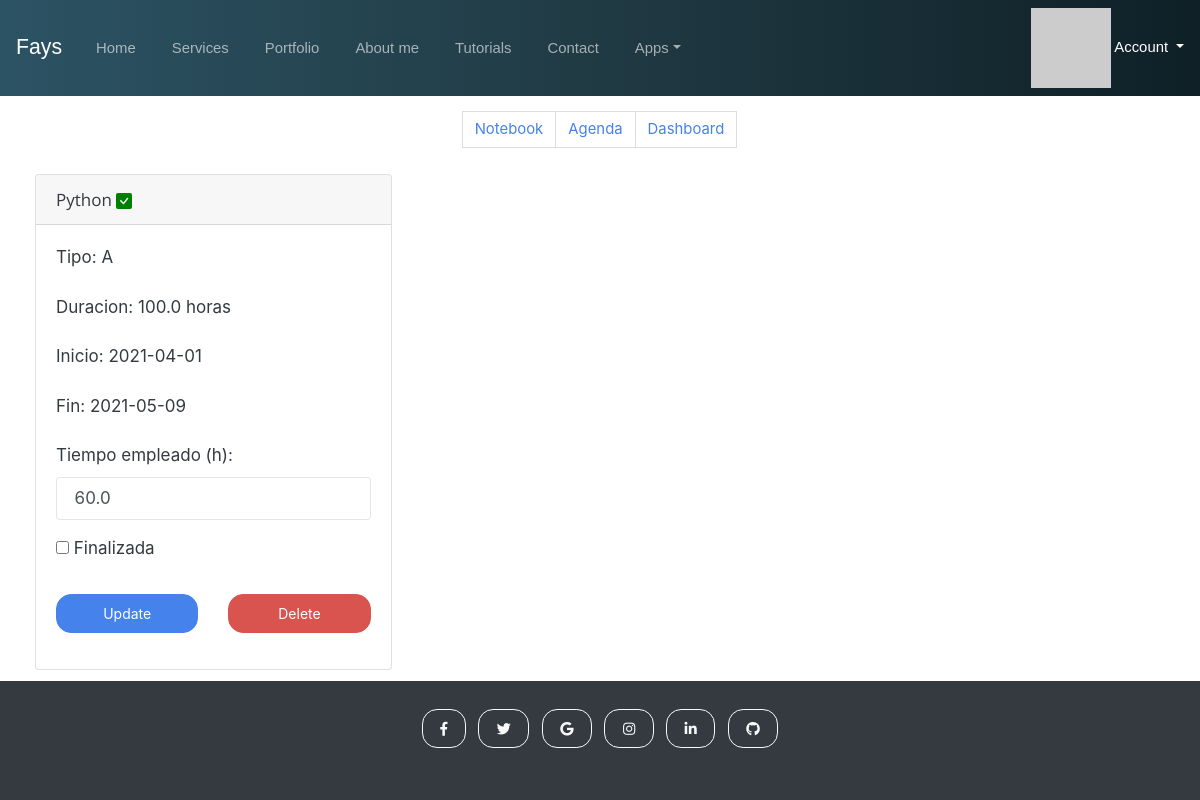
Page /manager_app/agenda (signed in) on the earlier database version.
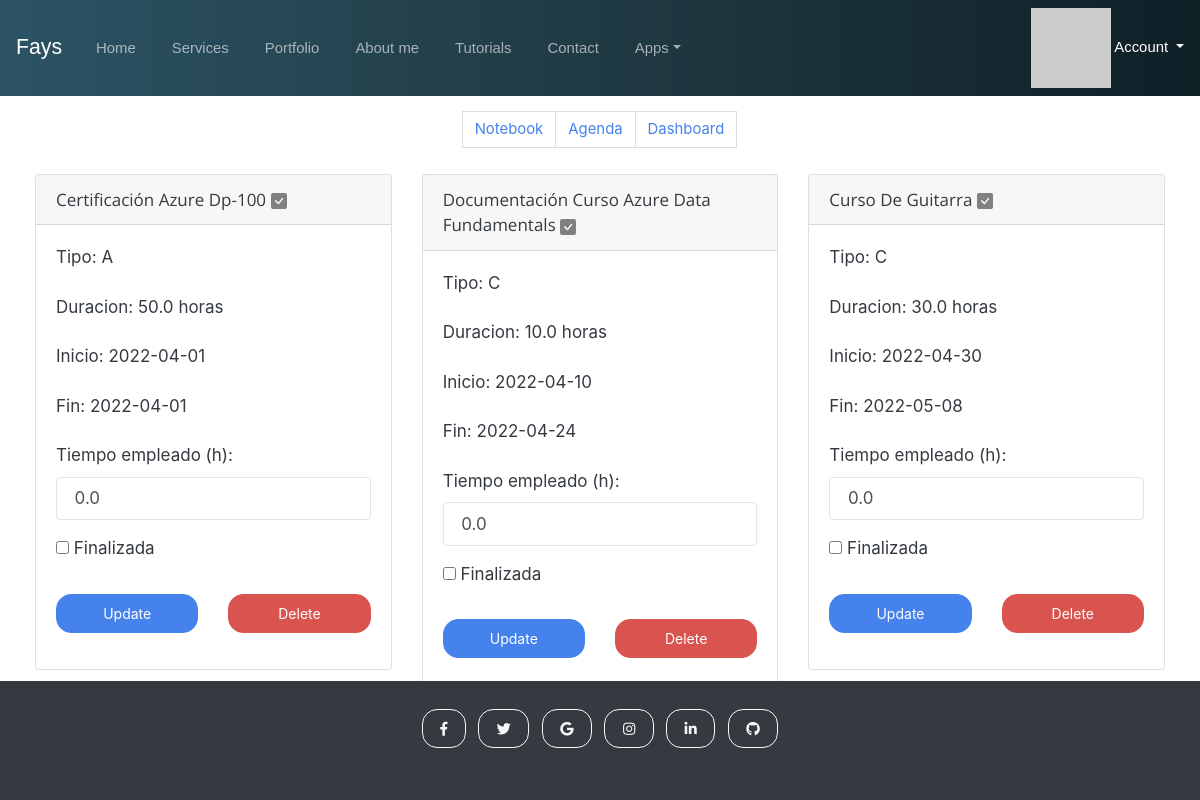
Same page on the later database version.
### app/models.py (models this page shows, shortened)
class Task(db.Base, UserMixin):
    __tablename__ = "manager"
    id = db.Column(db.Integer, primary_key=True)  # Primary key
    usuario = db.Column(db.Integer, db.ForeignKey('users.id')) # Id del usuario (tabla users)
    tarea = db.Column(db.String(20), nullable=False)
    tipo = db.Column(db.String(20), db.ForeignKey('clasificador_tareas.tipo'), nullable=False)  # Tipo de tarea (Clasificación ABC).
    tiempo_empleado = db.Column(db.Float)  # Tiempo dedicado a la tarea (Floatante)
    duracion_total = db.Column(db.Float)   # Duración en horas total de la tarea (Floatante)
    finalizada = db.Column(db.Boolean)     # Booleano que indica si la tarea ha sido realizada o no
    fecha_inicio = db.Column(db.String()) # Fecha de inicio
    fecha_final  = db.Column(db.String()) # Fecha final prevista (deadline).

### app/manager/views.py (the view)
@manager_app.route('/agenda', methods=['GET', 'POST'])
def agenda():
    form = AgendaForm()
    tareas = db.session.query(Task).filter_by(usuario=current_user.id).all()
    return render_template('manager/agenda.html', form=form, lista_tareas=tareas)

### app/manager/forms.py
class AgendaForm(FlaskForm):
    tiempo_empleado = FloatField('Tiempo empleado')
    finalizada = BooleanField('Finalizada')
    submit = SubmitField('Submit')

### app/auth/views.py (called while the page is built)
@auth.before_app_request
def before_request():
    if current_user.is_authenticated:
        current_user.ping()
        if not current_user.confirmed and request.endpoint and request.blueprint != 'auth' \
            and request.endpoint != 'static':
            return redirect(url_for('auth.unconfirmed'))

### app/models.py (called while the page is built)
@login_manager.user_loader
def load_user(user_id):
    return db.session.query(User).get(int(user_id))

    def ping(self):
        self.last_seen = datetime.utcnow()
        db.session.add(self)

    def gravatar(self, size=100, default='identicon', rating='g'):
        url = 'https://secure.gravatar.com/avatar'
        hash = self.avatar_hash or self.gravatar_hash()
        return '{url}/{hash}?s={size}&d={default}&r={rating}'.format(url=url,
                                                                     hash=hash,
                                                                     size=size,
                                                                     default=default,
                                                                     rating=rating)

### app/templates/manager/agenda.html (shortened to what this page needs)
{% extends "manager/manager.html" %}
{% import "bootstrap/wtf.html" as wtf %}
{% block page_styles %}
{{super()}}
<link href="../../static/fays-0.0.1/css/agenda.css" rel="stylesheet">
{% endblock %}
{% block manager_content %}
<div class="container-fluid agenda">
    <div class="row tareas">
        {% for tarea in lista_tareas %}
        <div class="col-4">
            <div class="card">
                <form action="/manager_app/agenda/update/id={{tarea.id}}" method="post">
                    <div class="card-header">
                        {{tarea.tarea}}
                        <svg xmlns="http://www.w3.org/2000/svg " width="16 " height="16 " fill="{% if tarea.finalizada==true %} green {% else %} gray {% endif %} " class="bi bi-check-square-fill " viewBox="0 0 16 16 ">
                                    <path d="M2 0a2 2 0 0 0-2 2v12a2 2 0 0 0 2 2h12a2 2 0 0 0 2-2V2a2 2 0 0 0-2-2H2zm10.03 4.97a.75.75 0 0 1 .011 1.05l-3.992 4.99a.75.75 0 0 1-1.08.02L4.324 8.384a.75.75 0 1 1 1.06-1.06l2.094 2.093 3.473-4.425a.75.75
                            0 0 1 1.08-.022z "/>
                                </svg>
                    </div>
                    <div class="card-body">
                        <div class="form-group">
                            <label>Tipo: {{tarea.tipo}}</label>
                        </div>
                        <div class="form-group">
                            <label>Duracion: {{tarea.duracion_total}} horas</label>
                        </div>
                        <div class="form-group">
                            <label>Inicio: {{tarea.fecha_inicio}} </label>
                        </div>
                        <div class="form-group">
                            <label>Fin: {{tarea.fecha_final}} </label>
                        </div>
                        <div class="form-group">
                            <label class="control-label" for="tiempo_empleado">Tiempo empleado (h): </label>
                            <input class="form-control" id="tiempo_empleado" name="tiempo_empleado" type="text" value="{{tarea.tiempo_empleado}}">
                        </div>
                        <div class="form-group">
                            <label>
                                {{ wtf.form_field(form.finalizada) }}
                            </label>
                        </div>
                        <div class="form-group">
                            <div class="row">
                                <div class="col-6">
                                    <button type="submit " class="btn btn-primary btn-block btn-guardar "> Update </button>
                                </div>
                                <div class="col-6">
                                    <a href="/manager_app/agenda/delete/id={{tarea.id}}" class="btn btn-danger btn-block btn-guardar ">
Delete
                                    </a>
                                </div>
                            </div>
                        </div>
                    </div>
                </form>
            </div>
        </div>
        {% endfor %}
    </div>
</div>
{% endblock %}

### app/templates/manager/manager.html (shortened to what this page needs)
 {% extends "base.html" %}
{% import "bootstrap/wtf.html" as wtf %}
{% block page_styles %}
<link href="../../static/fays-0.0.1/css/manager.css" rel="stylesheet">
{% endblock %}
{% block content %}
{% block manager_pagination %}
<div class="container-fluid section agenda_pag">
    <nav aria-label="Agenda manager navigation">
        <ul class="pagination justify-content-center">
            <a class="page-link" href="notebook">Notebook</a>
            <a class="page-link" href="agenda">Agenda</a>
            <a class="page-link" href="#">Dashboard</a>
        </ul>
    </nav>
</div>
{% endblock manager_pagination %}
{% block manager_content %} {% endblock manager_content%}
{% endblock content%}
{% block footer_page %} {{super()}} {% endblock footer_page%}

### app/templates/base.html (shortened to what this page needs)
<!doctype html>
<html lang="en">
{% import "bootstrap/wtf.html" as wtf %}
<head>
    {% block head %}
    <link rel="stylesheet" href="../static/bootstrap-4.5.2/dist/css/bootstrap.min.css">
    <link rel="stylesheet" href="https://stackpath.bootstrapcdn.com/bootstrap/4.5.2/css/bootstrap.min.css">
    <link rel="stylesheet" href="https://stackpath.bootstrapcdn.com/font-awesome/4.7.0/css/font-awesome.min.css">
    <link rel="stylesheet" href="../static/fays-0.0.1/css/bootstrap-cdn-litera.min.css">
    <link rel="stylesheet" href="../static/fays-0.0.1/css/base.css">
    <link rel="stylesheet" href="https://use.fontawesome.com/releases/v5.0.8/css/all.css">
    {% block page_styles %}{% endblock %}
    {% endblock %}
</head>
<body>
    {% block body %}
    <nav class="navbar navbar-expand-lg navbar-dark navbar-custom">
        {% block navbar %}
        <a class="navbar-brand" href="{{ url_for('main.index') }}">Fays</a>
        <div class="collapse navbar-collapse" id="navbarColor01">
            <ul class="navbar-nav mr-auto">
                <li class="nav-item">
                    <a class="nav-link" href="{{ url_for('main.home') }}">Home</a>
                </li>
                <li class="nav-item">
                    <a class="nav-link" href="{{ url_for('main.index') }}">Services</a>
                </li>
                <li class="nav-item">
                    <a class="nav-link" href="{{ url_for('main.index') }}">Portfolio</a>
                </li>
                <li class="nav-item">
                    <a class="nav-link" href="{{ url_for('main.index') }}">About me</a>
                </li>
                <li class="nav-item">
                    <a class="nav-link" href="{{ url_for('main.index') }}">Tutorials</a>
                </li>
                <li class="nav-item">
                    <a class="nav-link" href="{{ url_for('main.index') }}">Contact</a>
                </li>
                <li class="nav-item dropdown">
                    <a class="nav-link dropdown-toggle" data-toggle="dropdown" href="#" role="button" aria-haspopup="true" aria-expanded="false">Apps</a>
                </li>
            </ul>
            <ul class="nav navbar-nav">
                {% if current_user.is_authenticated %}
                <li class="dropdown">
                    <a href="#" class="dropdown-toggle acc" data-toggle="dropdown">
                        <img src="{{ current_user.gravatar(size=18) }}"> Account <b class="caret"></b>
                    </a>
                </li>
                {% else %}
                <li>
                    <a class="nav-link" href="{{ url_for('auth.login') }}">Log In</a>
                </li>
                {% endif %}
            </ul>
        </div>
        {% endblock %}
    </nav>
    <main>
        {% block content %} {% endblock %}
    </main>
    {% block footer_page %}
    <footer class="bg-dark text-center text-white fixed-bottom">
        <div class="footer">
            <div class="container p-4 pb-0">
                <section class="mb-4">
                    <a class="btn btn-outline-light btn-floating m-1" href="https://www.facebook.com/FaysTechnology" role="button"><i class="fab fa-facebook-f"></i></a>
                    <a class="btn btn-outline-light btn-floating m-1" href="#!" role="button"><i class="fab fa-twitter"></i
          ></a>
                    <a class="btn btn-outline-light btn-floating m-1" href="#!" role="button"><i class="fab fa-google"></i
          ></a>
                    <a class="btn btn-outline-light btn-floating m-1" href="https://www.instagram.com/fays.technology/" role="button"><i class="fab fa-instagram"></i
          ></a>
                    <a class="btn btn-outline-light btn-floating m-1" href="https://www.linkedin.com/in/sergio-masavi/" role="button"><i class="fab fa-linkedin-in"></i
          ></a>
                    <a class="btn btn-outline-light btn-floating m-1" href="https://github.com/sergiomasavi/Fays-Innovation" role="button"><i class="fab fa-github"></i
          ></a>
                </section>
            </div>
        </div>
    </footer>
    {% endblock %}
    {% endblock body %}
</body>
</html>

### app/static/fays-0.0.1/css/base.css (style rules this page uses)
html, body { height: 100%; margin: 0; }
.navbar-custom { color: white; background: #0F2027; background: -webkit-linear-gradient(to right, #2C5364, #203A43, #0F2027); background: linear-gradient(to right, #2C5364, #203A43, #0F2027); font-family: 'Noto Sans JP', sans-serif; }
.nav-item { padding: 10px; }
.acc { color: white; font-family: 'Noto Sans JP', sans-serif; }
.section { border-style: dashed; border-color: red; border-width: 5px; padding: 50px; padding-top: 100px; margin-top: 100px; margin-top: 25px; height: 40vh auto; }

### app/static/fays-0.0.1/css/manager.css (style rules this page uses)
.card-header { font-family: 'Open Sans', sans-serif; }
.tareas { margin: 5px; }
.agenda { background-color: white; }
.agenda_pag { border-style: dashed; border-color: white; border-width: 5px; padding: 0px; padding-top: 10px; margin-top: 0px; margin-top: 0px; }

Differences in the rows shown:
changed Task: tarea "Python" → "Certificación Azure Dp-100"; duracion_total "100.0" → "50.0"; fecha_inicio "2021-04-01" → "2022-04-01"; fecha_final "2021-05-09" → "2022-04-01"; tiempo_empleado "60.0" → "0.0"
added Task: tarea "Documentación Curso Azure Data Fundamentals", finalizada False (drawn), tipo "C", duracion_total "10.0", fecha_inicio "2022-04-10", fecha_final "2022-04-24", tiempo_empleado "0.0"
added Task: tarea "Curso De Guitarra", finalizada False (drawn), tipo "C", duracion_total "30.0", fecha_inicio "2022-04-30", fecha_final "2022-05-08", tiempo_empleado "0.0"
